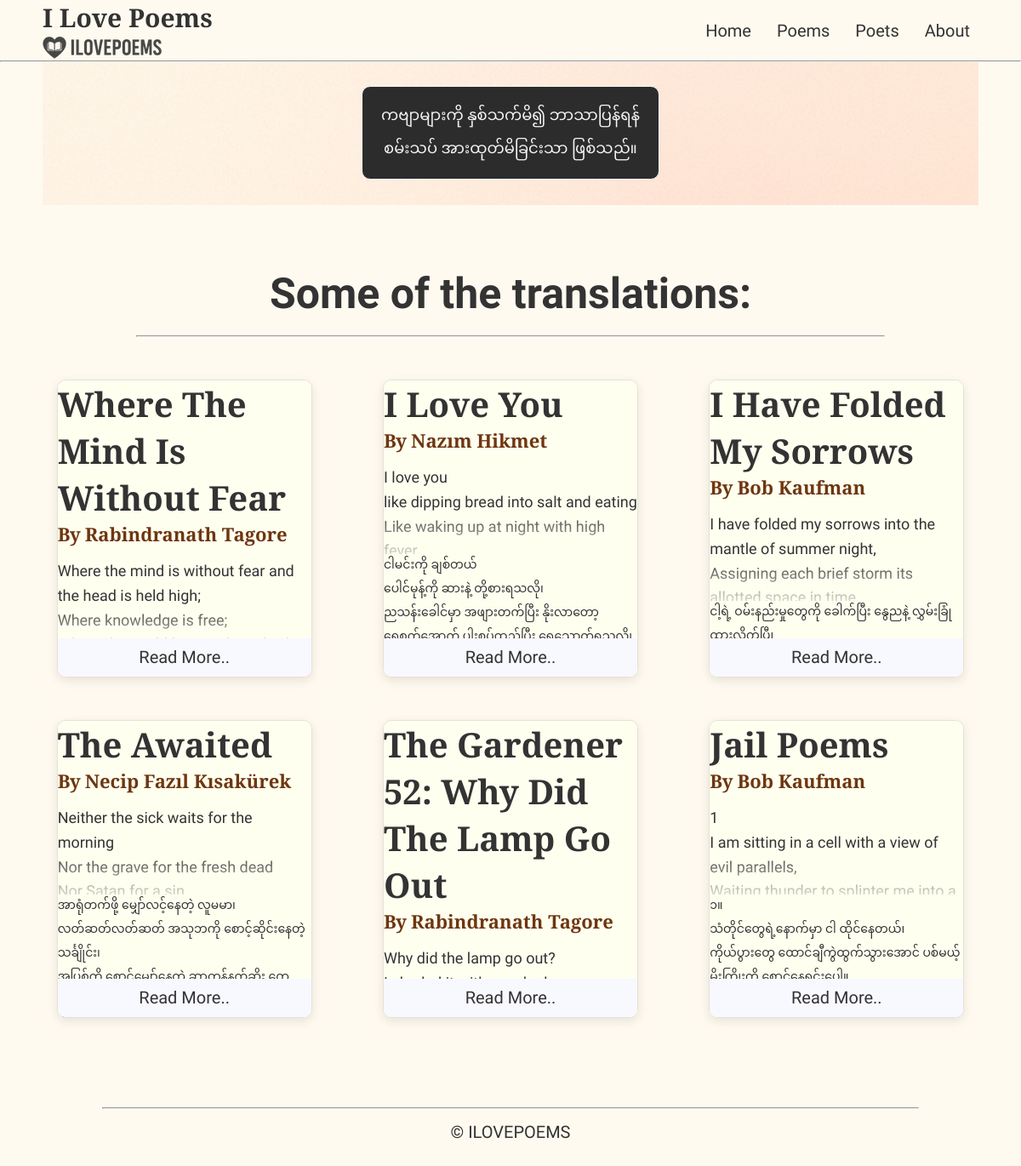
The app's page /, older data.
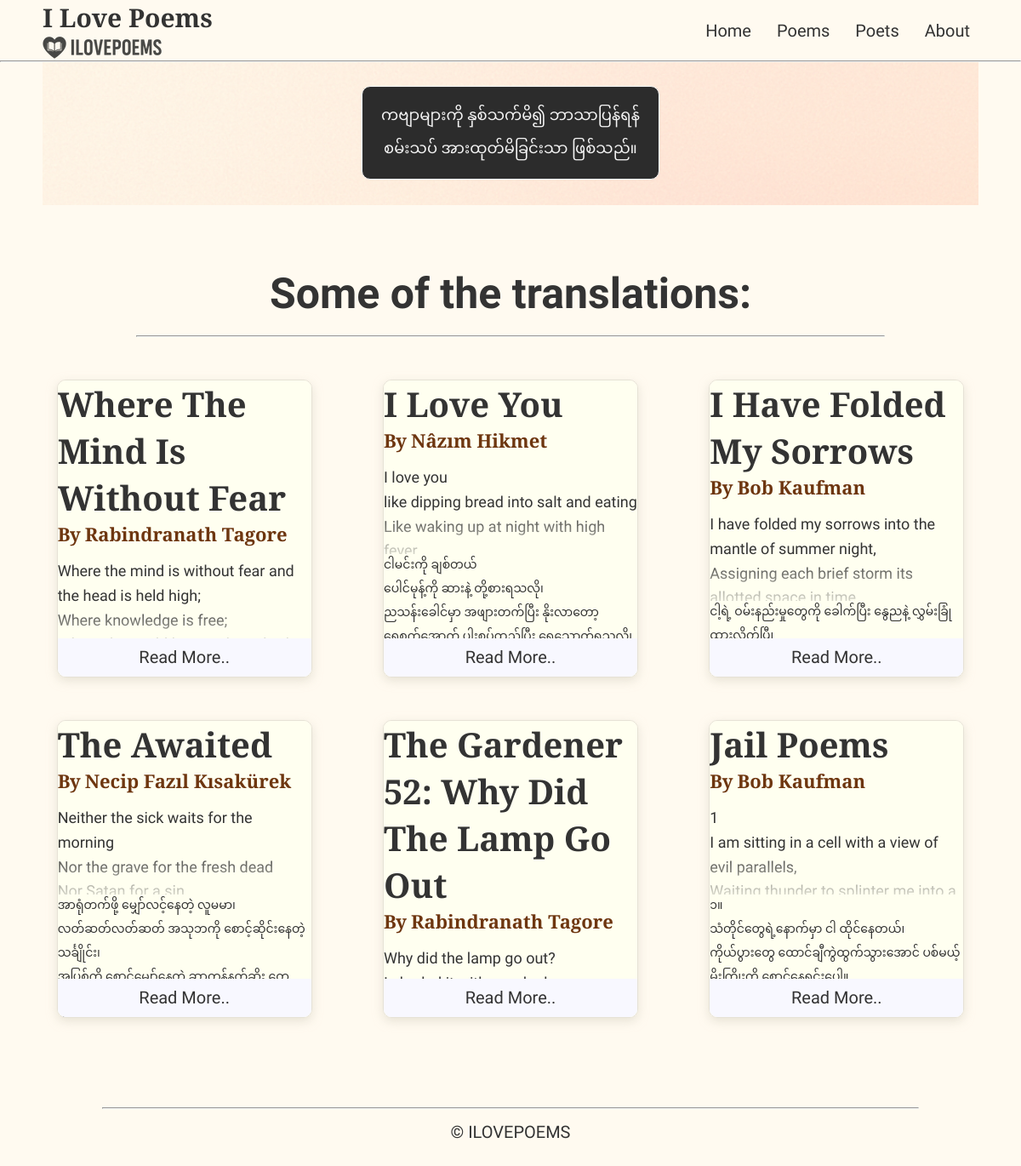
The same page, newer data.
### poems/models.py (models this page shows, shortened)
class Poem(models.Model):
    title_en = models.CharField(max_length=200)
    title_mm = models.CharField(max_length=200)  # Myanmar title
    poem_mm = models.TextField()                  # Myanmar poem content
    poem_en = models.TextField()                  # English poem content
    about = models.TextField(blank=True)          # About the poem
    source = models.CharField(max_length=300, blank=True)
    featured = models.BooleanField(default=False)  # True/False column
    poet = models.ForeignKey('Poet', on_delete=models.CASCADE, related_name='poems')
    date_added = models.DateTimeField("date added")

class Poet(models.Model):
    name_en = models.CharField(max_length=100)
    name_mm = models.CharField(max_length=100)    # Myanmar name
    about = models.TextField(blank=True)          # About the poet
    source = models.CharField(max_length=300, blank=True)
    born_year = models.PositiveSmallIntegerField("Year of birth", null=True, blank=False)
    dead_year = models.PositiveSmallIntegerField("Year of death", null=True, blank=False)

### poems/views.py (the view)
# urls.py: path('',views.index, name = "index"),
def index(request):
    featured_poems = Poem.objects.filter(featured=True).select_related('poet')
    context = {"featured_poems": featured_poems}
    return render(request, "poems/index.html", context)

### poems/templates/poems/index.html
{% extends "poems/base.html" %}
{% block content %}
    <h2>Some of the translations:</h2>
    <hr>
    <div class="translation-tile">
        {% if featured_poems %}
            {% for poem in featured_poems %}
                <a href="{% url 'poems:poem' poem.id %}"
                   class="poem-card-wrapper"
                   role="button"
                   tabindex="0"
                   data-poem-file="snippets/translation-the-awaited.html">
                    <div class='poem-card'>
                        <p class='poem-title_en'>{{ poem.title_en }}</p>
                        <span class="poet">By</span>
                        <span class="poet">{{ poem.poet.name_en }}</span>
                        <p class="poem-en poem-en-preview fade-out-text">{{ poem.poem_en|linebreaksbr }}</p>
                        <p class="poem-mm poem-mm-preview fade-out-text">{{ poem.poem_mm|linebreaksbr }}</p>
                    </div>
                    <span class="read-more-label">Read More..</span>
                </a>
            {% endfor %}
        {% endif %}
    </div>
{% endblock content %}

Row changes from the older to the newer data that the page shows:
changed through a linked row, Poem "I Love You": poet.name_en "Nazım Hikmet" → "Nâzım Hikmet"
